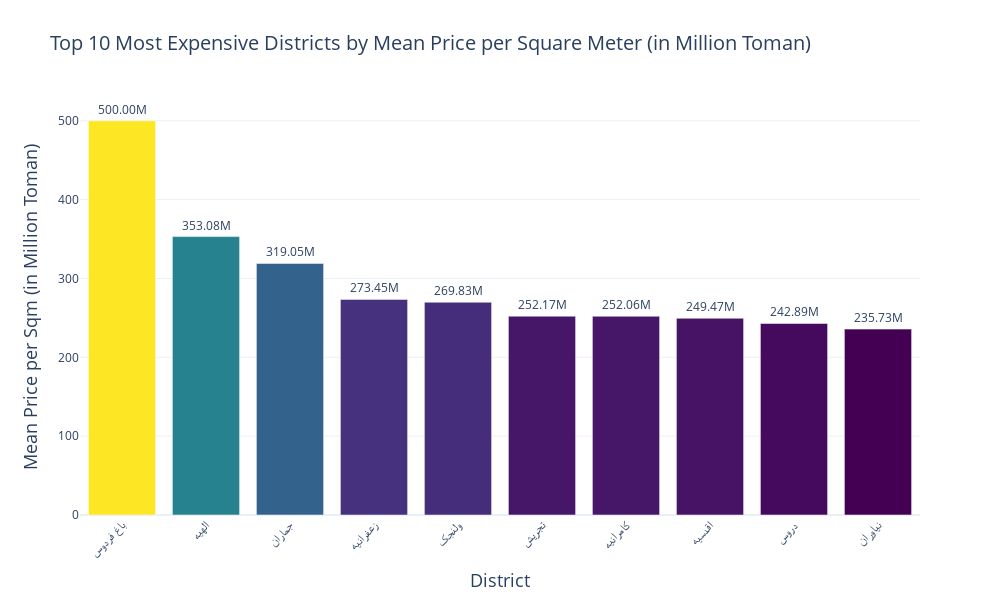

Notebook code cell kept with this figure:
### Code cell
# Create the bar chart for top 10 most expensive districts
fig_expensive = px.bar(top_10_expensive, 
                       x='District', 
                       y='Mean Price per Sqm (in Million Toman)', 
                       title='Top 10 Most Expensive Districts by Mean Price per Square Meter (in Million Toman)',
                       labels={'Mean Price per Sqm (in Million Toman)': 'Mean Price per Sqm (in Million Toman)', 'District': 'District'},
                       text='Mean Price per Sqm (in Million Toman)',  # Display values on top of the bars
                       color='Mean Price per Sqm (in Million Toman)',  # Use the mean price values for color gradient
                       color_continuous_scale=px.colors.sequential.Viridis)  # Use a color scale

# Customize the layout
fig_expensive.update_traces(textposition='outside', texttemplate='%{text:.2f}M')  # Format text as millions with 2 decimal places
fig_expensive.update_layout(
    title_font_size=20,
    xaxis_title_font_size=18,
    yaxis_title_font_size=18,
    xaxis_tickangle=-45,  # Rotate district names for better readability
    showlegend=False,
    template='plotly_white',
    width=1000,  # Adjust width for better display
    height=600,  # Adjust height for better display
    coloraxis_showscale=False  # Hide the color scale legend
)

# Show the plot
fig_expensive.show()

### Figure 1 — Plotly figure (JSON) as saved in the notebook; plotly's stock layout.template omitted (floating-point values rounded to 4 significant figures)
{"data": [{"alignmentgroup": "True", "hovertemplate": "District=%{x}<br>Mean Price per Sqm (in Million Toman)=%{marker.color}<extra></extra>", "legendgroup": "", "marker": {"color": [500, 353.1, 319.0, 273.4, 269.8, 252.2, 252.1, 249.5, 242.9, 235.7], "coloraxis": "coloraxis", "pattern": {"shape": ""}}, "name": "", "offsetgroup": "", "orientation": "v", "showlegend": false, "text": [500, 353.1, 319.0, 273.4, 269.8, 252.2, 252.1, 249.5, 242.9, 235.7], "textposition": "outside", "texttemplate": "%{text:.2f}M", "type": "bar", "x": ["باغ فردوس", "الهیه", "جماران", "زعفرانیه", "ولنجک", "تجریش", "کامرانیه", "اقدسیه", "دروس", "نیاوران"], "xaxis": "x", "y": [500, 353.1, 319.0, 273.4, 269.8, 252.2, 252.1, 249.5, 242.9, 235.7], "yaxis": "y"}], "layout": {"barmode": "relative", "coloraxis": {"colorbar": {"title": {"text": "Mean Price per Sqm (in Million Toman)"}}, "colorscale": [[0, "#440154"], [0.1111, "#482878"], [0.2222, "#3e4989"], [0.3333, "#31688e"], [0.4444, "#26828e"], [0.5556, "#1f9e89"], [0.6667, "#35b779"], [0.7778, "#6ece58"], [0.8889, "#b5de2b"], [1, "#fde725"]], "showscale": false}, "height": 600, "legend": {"tracegroupgap": 0}, "showlegend": false, "title": {"font": {"size": 20}, "text": "Top 10 Most Expensive Districts by Mean Price per Square Meter (in Million Toman)"}, "width": 1000, "xaxis": {"anchor": "y", "domain": [0, 1], "tickangle": -45, "title": {"font": {"size": 18}, "text": "District"}}, "yaxis": {"anchor": "x", "domain": [0, 1], "title": {"font": {"size": 18}, "text": "Mean Price per Sqm (in Million Toman)"}}}}
